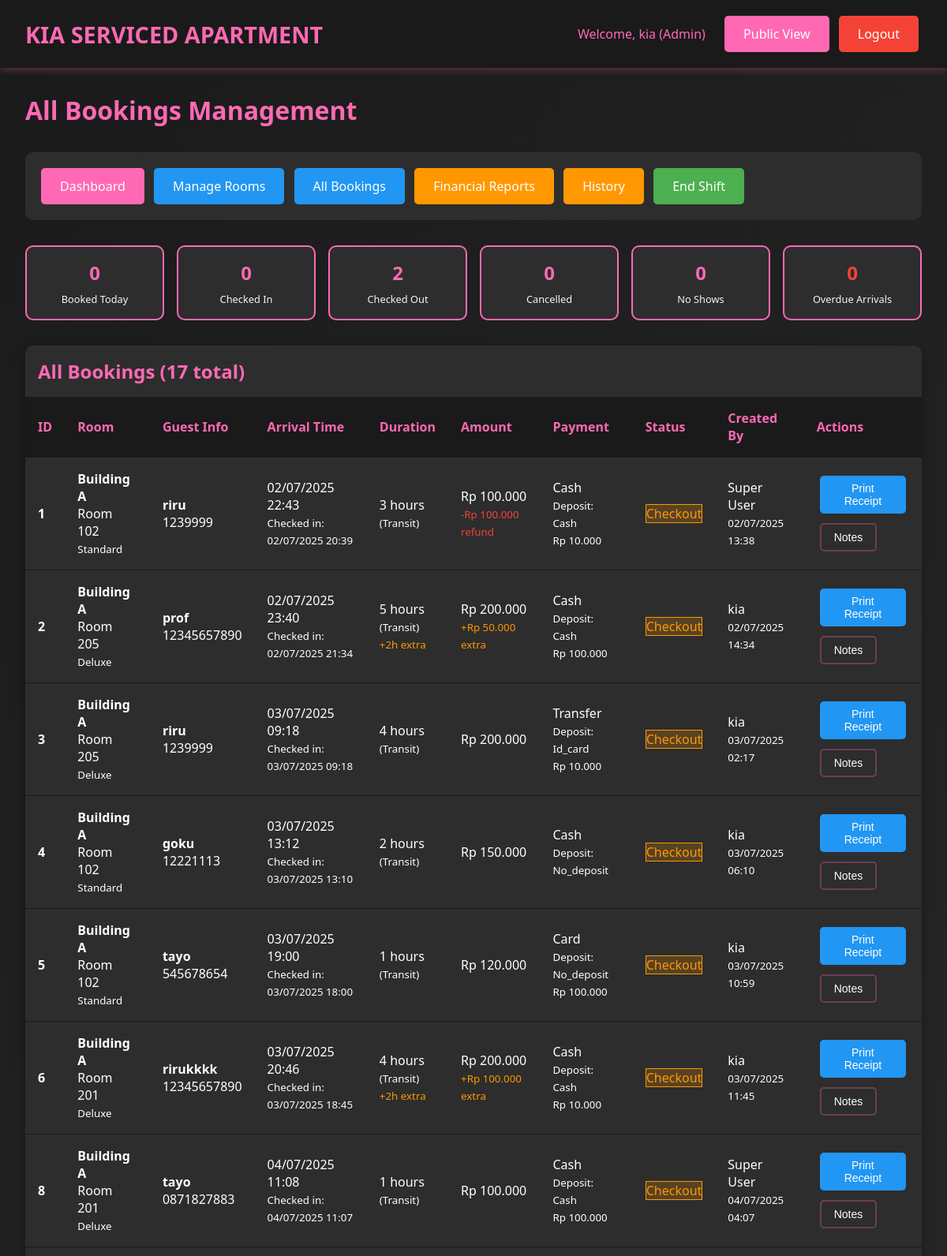
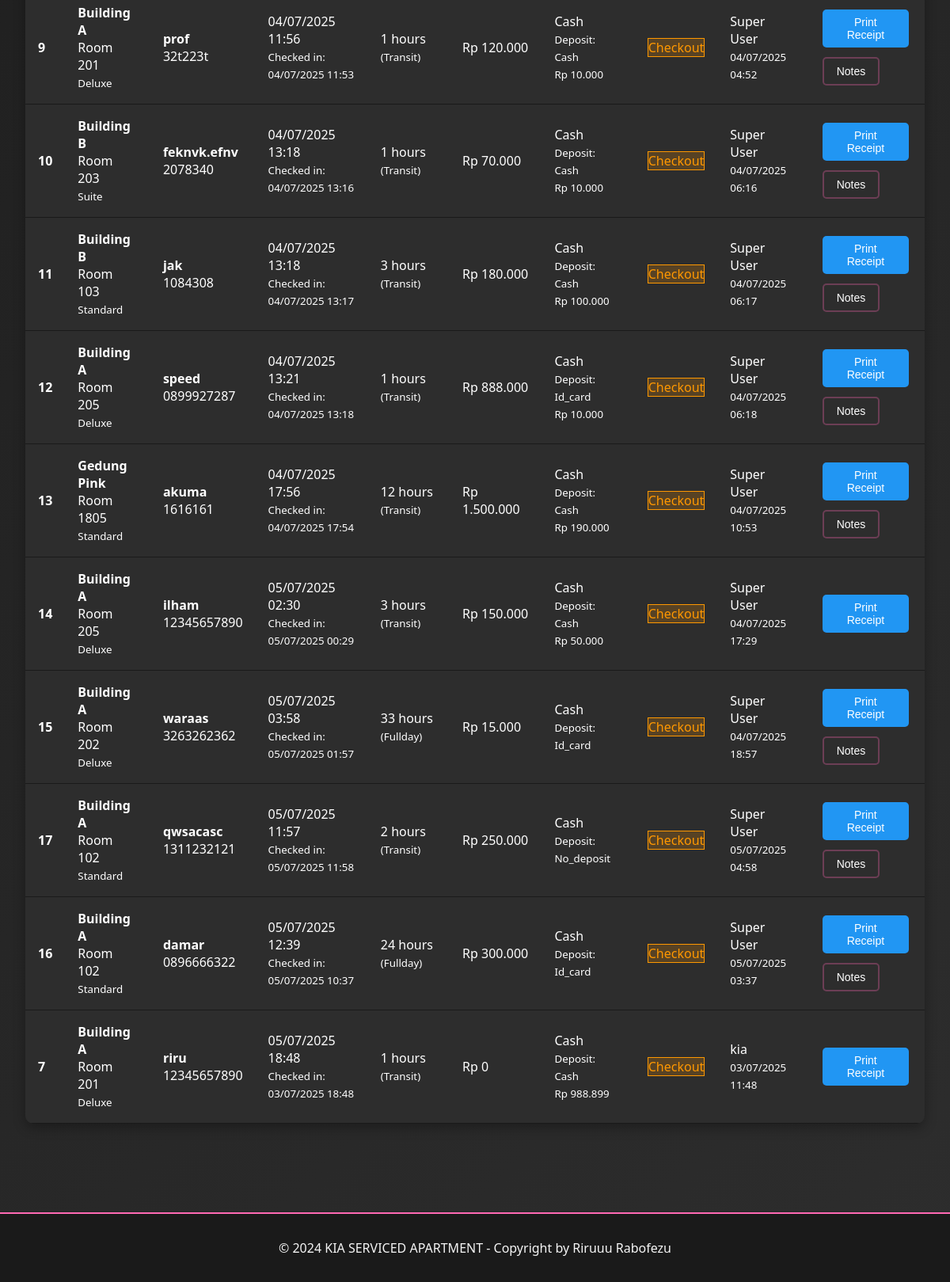
The app's page /admin/bookings.php (signed in), older data (2 pictures, top to bottom).
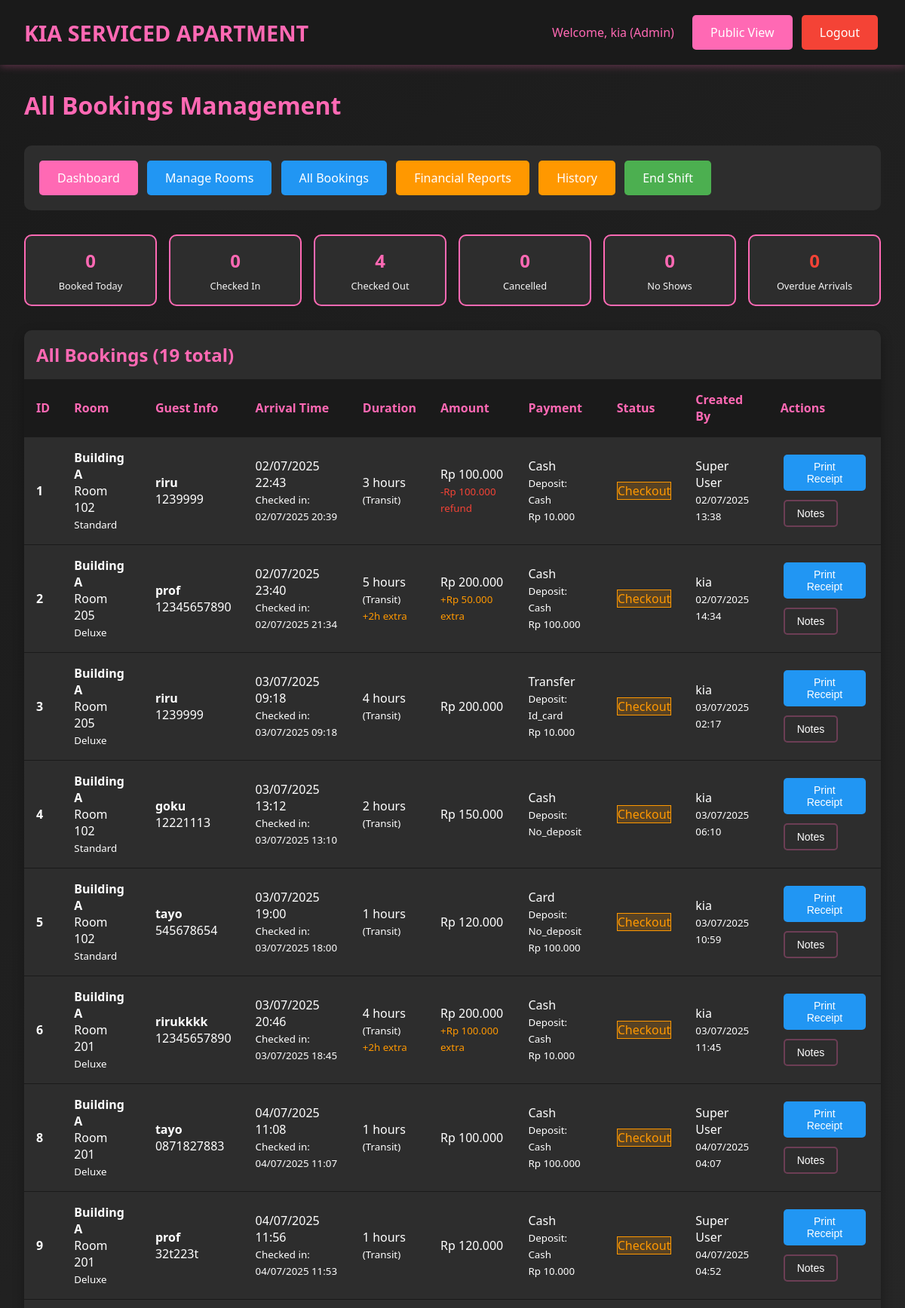
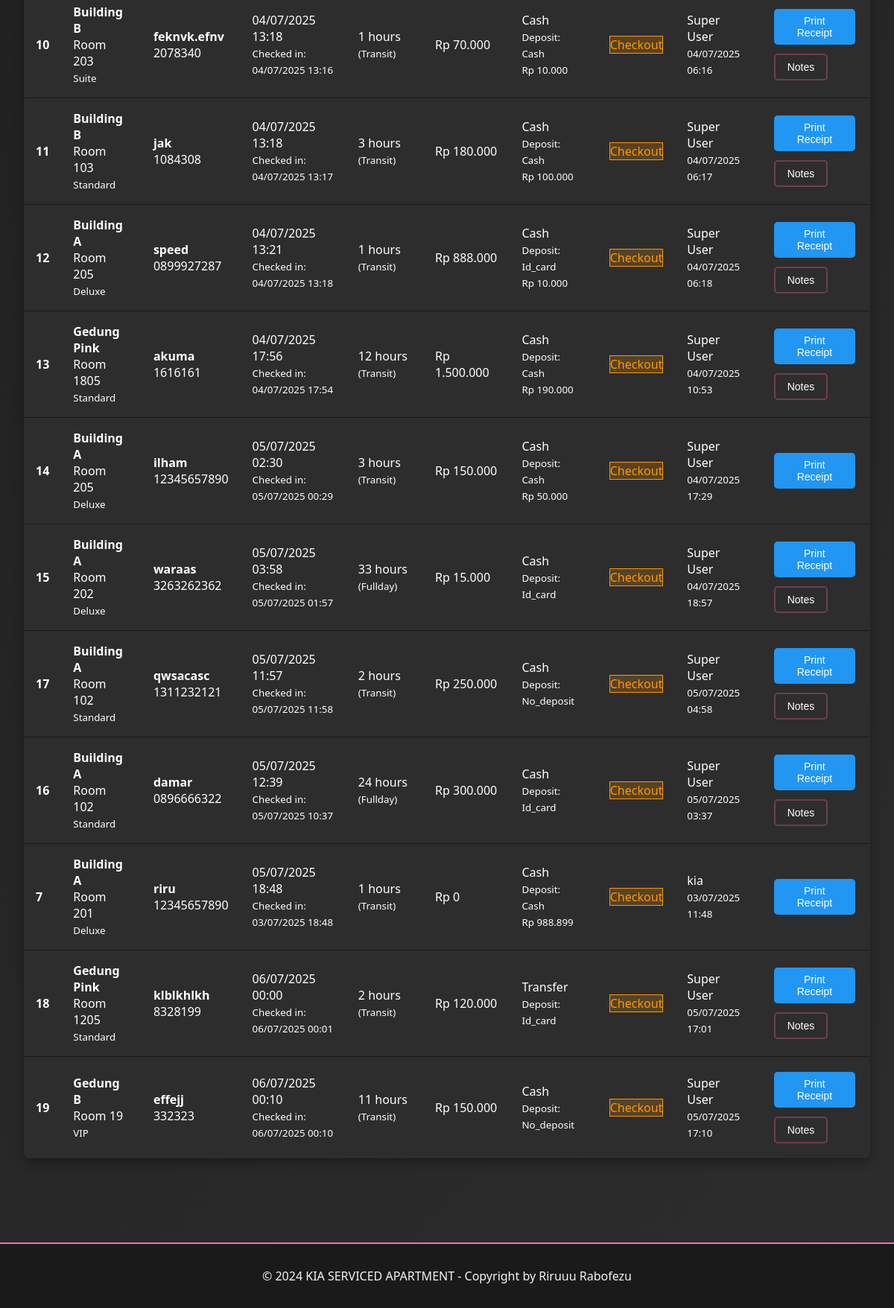
The same page, newer data (2 pictures, top to bottom).
### tables this page shows
CREATE TABLE `bookings` (
  `id` int(11) NOT NULL,
  `room_id` int(11) NOT NULL,
  `guest_name` varchar(100) NOT NULL,
  `arrival_time` datetime NOT NULL,
  `phone_number` varchar(20) NOT NULL,
  `duration_type` enum('transit','fullday') NOT NULL,
  `duration_hours` int(11) NOT NULL,
  `price_amount` decimal(10,2) NOT NULL,
  `payment_method` varchar(50) NOT NULL,
  `deposit_type` enum('cash','id_card','no_deposit') NOT NULL,
  `deposit_amount` decimal(10,2) DEFAULT 0.00,
  `notes` text DEFAULT NULL,
  `status` enum('booked','checkin','checkout','cancelled','no_show','completed') DEFAULT 'booked',
  `checkin_time` datetime DEFAULT NULL,
  `checkout_time` datetime DEFAULT NULL,
  `extra_time_hours` int(11) DEFAULT 0,
  `extra_time_amount` decimal(10,2) DEFAULT 0.00,
  `refund_amount` decimal(10,2) DEFAULT 0.00,
  `refund_method` varchar(50) DEFAULT NULL,
  `created_by` int(11) NOT NULL,
  `created_at` timestamp NOT NULL DEFAULT current_timestamp(),
  `updated_at` timestamp NOT NULL DEFAULT current_timestamp() ON UPDATE current_timestamp()
);

CREATE TABLE `rooms` (
  `id` int(11) NOT NULL,
  `location` varchar(100) NOT NULL,
  `floor_number` int(11) NOT NULL,
  `room_number` varchar(20) NOT NULL,
  `room_type` varchar(50) NOT NULL,
  `wifi_name` varchar(100) DEFAULT NULL,
  `wifi_password` varchar(100) DEFAULT NULL,
  `status` enum('ready','booked','checkin','checkout') DEFAULT 'ready',
  `created_at` timestamp NOT NULL DEFAULT current_timestamp(),
  `updated_at` timestamp NOT NULL DEFAULT current_timestamp() ON UPDATE current_timestamp()
);

CREATE TABLE `users` (
  `id` int(11) NOT NULL,
  `username` varchar(50) NOT NULL,
  `password` varchar(255) NOT NULL,
  `full_name` varchar(100) NOT NULL,
  `role` enum('superuser','admin','cashier') NOT NULL,
  `created_at` timestamp NOT NULL DEFAULT current_timestamp(),
  `updated_at` timestamp NOT NULL DEFAULT current_timestamp() ON UPDATE current_timestamp()
);

### includes/config.php (called while the page is built, shortened)
<?php
function formatCurrency($amount) {
    return 'Rp ' . number_format($amount, 0, ',', '.');
}
function formatDateTime($datetime) {
    return date('d/m/Y H:i', strtotime($datetime));
}
?>

### admin/bookings.php (the view, shortened to what this page needs)
<?php
require_once "../includes/config.php";
$sql = "SELECT b.*, r.room_number, r.location, r.room_type, u.full_name as created_by_name
        FROM bookings b
        JOIN rooms r ON b.room_id = r.id
        JOIN users u ON b.created_by = u.id
        ORDER BY
            CASE
                WHEN b.status = \"booked\" AND b.arrival_time < NOW() THEN 1
                WHEN b.status = \"booked\" THEN 2
                WHEN b.status = \"checkin\" THEN 3
                WHEN b.status = \"checkout\" THEN 4
                ELSE 5
            END,
            b.arrival_time ASC";
$stmt = $pdo->prepare($sql);
$stmt->execute();
$bookings = $stmt->fetchAll();
$stmt = $pdo->query("SELECT
    COUNT(CASE WHEN status = \"booked\" THEN 1 END) as booked,
    COUNT(CASE WHEN status = \"checkin\" THEN 1 END) as checkin,
    COUNT(CASE WHEN status = \"checkout\" THEN 1 END) as checkout,
    COUNT(CASE WHEN status = \"cancelled\" THEN 1 END) as cancelled,
    COUNT(CASE WHEN status = \"no_show\" THEN 1 END) as no_show,
    COUNT(CASE WHEN status = \"booked\" AND arrival_time < NOW() THEN 1 END) as overdue
    FROM bookings
    WHERE DATE(created_at) = CURDATE()");
$stats = $stmt->fetch();
?>
<!DOCTYPE html>
<html lang="id">
<head>
    <link rel="stylesheet" href="../assets/css/style.css">
</head>
<body>
    <header class="header">
        <div class="header-content">
            <a href="../index.php" class="logo">KIA SERVICED APARTMENT</a>
            <div>
                <span style="color: var(--primary-pink); margin-right: 1rem;">
                    Welcome, <?php echo htmlspecialchars($_SESSION["full_name"]); ?> (<?php echo ucfirst($_SESSION["user_role"]); ?>)
                </span>
                <a href="../index.php" class="btn btn-primary">Public View</a>
                <a href="../includes/logout.php" class="btn btn-danger">Logout</a>
            </div>
        </div>
    </header>
    <div class="container">
        <h1 style="color: var(--primary-pink); margin-bottom: 2rem;">All Bookings Management</h1>
        <div style="background: var(--dark-gray); padding: 1rem; border-radius: 10px; margin-bottom: 2rem;">
            <a href="dashboard.php" class="btn btn-primary">Dashboard</a>
            <a href="rooms.php" class="btn btn-info">Manage Rooms</a>
            <a href="bookings.php" class="btn btn-info">All Bookings</a>
            <a href="reports.php" class="btn btn-warning">Financial Reports</a>
            <a href="history.php" class="btn btn-warning">History</a>
            <a href="shift_report.php" class="btn btn-success">End Shift</a>
        </div>
        <div class="booking-stats">
            <div class="stat-card">
                <div class="stat-number"><?php echo $stats["booked"]; ?></div>
                <div class="stat-label">Booked Today</div>
            </div>
            <div class="stat-card">
                <div class="stat-number"><?php echo $stats["checkin"]; ?></div>
                <div class="stat-label">Checked In</div>
            </div>
            <div class="stat-card">
                <div class="stat-number"><?php echo $stats["checkout"]; ?></div>
                <div class="stat-label">Checked Out</div>
            </div>
            <div class="stat-card">
                <div class="stat-number"><?php echo $stats["cancelled"]; ?></div>
                <div class="stat-label">Cancelled</div>
            </div>
            <div class="stat-card">
                <div class="stat-number"><?php echo $stats["no_show"]; ?></div>
                <div class="stat-label">No Shows</div>
            </div>
            <div class="stat-card">
                <div class="stat-number" style="color: var(--danger);"><?php echo $stats["overdue"]; ?></div>
                <div class="stat-label">Overdue Arrivals</div>
            </div>
        </div>
        <div class="table-container">
            <h2 style="color: var(--primary-pink); margin: 1rem;">
                All Bookings (<?php echo count($bookings); ?> total)
            </h2>
            <div style="overflow-x: auto;">
                <table class="table">
                    <thead>
                        <tr>
                            <th>ID</th>
                            <th>Room</th>
                            <th>Guest Info</th>
                            <th>Arrival Time</th>
                            <th>Duration</th>
                            <th>Amount</th>
                            <th>Payment</th>
                            <th>Status</th>
                            <th>Created By</th>
                            <th>Actions</th>
                        </tr>
                    </thead>
                    <tbody>
                        <?php foreach ($bookings as $booking): ?>
                            <?php
                            $is_overdue = ($booking["status"] == "booked" && strtotime($booking["arrival_time"]) < time());
                            $total_amount = $booking["price_amount"] + $booking["extra_time_amount"];
                            $total_hours = $booking["duration_hours"] + $booking["extra_time_hours"];
                            ?>
                            <tr class="booking-row <?php echo $is_overdue ? "overdue" : ""; ?>">
                                <td>
                                    <strong><?php echo $booking["id"]; ?></strong>
                                </td>
                                <td>
                                    <strong><?php echo htmlspecialchars($booking["location"]); ?></strong><br>
                                    Room <?php echo htmlspecialchars($booking["room_number"]); ?><br>
                                    <small><?php echo htmlspecialchars($booking["room_type"]); ?></small>
                                </td>
                                <td>
                                    <strong><?php echo htmlspecialchars($booking["guest_name"]); ?></strong><br>
                                    <?php echo htmlspecialchars($booking["phone_number"]); ?>
                                </td>
                                <td>
                                    <?php echo formatDateTime($booking["arrival_time"]); ?>
                                    <?php if ($booking["checkin_time"]): ?>
                                        <br><small>Checked in: <?php echo formatDateTime($booking["checkin_time"]); ?></small>
                                    <?php endif; ?>
                                </td>
                                <td>
                                    <?php echo $total_hours; ?> hours<br>
                                    <small>(<?php echo ucfirst($booking["duration_type"]); ?>)</small>
                                    <?php if ($booking["extra_time_hours"] > 0): ?>
                                        <br><small style="color: var(--warning);">+<?php echo $booking["extra_time_hours"]; ?>h extra</small>
                                    <?php endif; ?>
                                </td>
                                <td>
                                    <?php echo formatCurrency($total_amount); ?>
                                    <?php if ($booking["extra_time_amount"] > 0): ?>
                                        <br><small style="color: var(--warning);">+<?php echo formatCurrency($booking["extra_time_amount"]); ?> extra</small>
                                    <?php endif; ?>
                                    <?php if ($booking["refund_amount"] > 0): ?>
                                        <br><small style="color: var(--danger);">-<?php echo formatCurrency($booking["refund_amount"]); ?> refund</small>
                                    <?php endif; ?>
                                </td>
                                <td>
                                    <?php echo ucfirst($booking["payment_method"]); ?><br>
                                    <small>Deposit: <?php echo ucfirst($booking["deposit_type"]); ?></small>
                                    <?php if ($booking["deposit_amount"] > 0): ?>
                                        <br><small><?php echo formatCurrency($booking["deposit_amount"]); ?></small>
                                    <?php endif; ?>
                                </td>
                                <td>
                                    <span class="status-<?php echo $booking["status"]; ?>">
                                        <?php echo ucfirst(str_replace("_", " ", $booking["status"])); ?>
                                    </span>
                                </td>
                                <td>
                                    <?php echo htmlspecialchars($booking["created_by_name"]); ?><br>
                                    <small><?php echo formatDateTime($booking["created_at"]); ?></small>
                                </td>
                                <td>
                                    <div class="booking-actions">
                                        <?php if ($booking["status"] == "booked"): ?>
                                            <?php if ($is_overdue): ?>
                                                <button onclick="confirmArrival(<?php echo $booking["id"]; ?>)"
                                                        class="btn btn-success btn-sm">Confirm Arrival</button>
                                                <button onclick="markNoShow(<?php echo $booking["id"]; ?>)"
                                                        class="btn btn-danger btn-sm">No Show</button>
                                            <?php else: ?>
                                                <button onclick="checkinRoom(<?php echo $booking["id"]; ?>)"
                                                        class="btn btn-success btn-sm">Check In</button>
                                            <?php endif; ?>
                                            <button onclick="cancelBooking(<?php echo $booking["id"]; ?>)"
                                                    class="btn btn-danger btn-sm">Cancel</button>
                                        <?php elseif ($booking["status"] == "checkout"): ?>
                                            <button onclick="printReceipt(<?php echo $booking["id"]; ?>)"
                                                    class="btn btn-info btn-sm">Print Receipt</button>
                                        <?php endif; ?>
                                        <?php if ($booking["notes"]): ?>
                                            <button onclick="showNotes(\"<?php echo htmlspecialchars($booking["notes"], ENT_QUOTES); ?>\")"
                                                    class="btn btn-secondary btn-sm">Notes</button>
                                        <?php endif; ?>
                                    </div>
                                </td>
                            </tr>
                        <?php endforeach; ?>
                    </tbody>
                </table>
            </div>
        </div>
    </div>
    <footer class="footer">
        <p>&copy; 2024 KIA SERVICED APARTMENT - Copyright by Riruuu Rabofezu</p>
    </footer>
</body>
</html>

### assets/css/style.css (style rules this page uses)
* { margin: 0; padding: 0; box-sizing: border-box; }
:root { --primary-pink: #ff69b4; --dark-pink: #e91e63; --light-pink: #ffc0cb; --black: #1a1a1a; --dark-gray: #2d2d2d; --light-gray: #f5f5f5; --white: #ffffff; --success: #4caf50; --warning: #ff9800; --info: #2196f3; --danger: #f44336; }
body { font-family: 'Segoe UI', Tahoma, Geneva, Verdana, sans-serif; background: linear-gradient(135deg, var(--black) 0%, var(--dark-gray) 100%); color: var(--white); min-height: 100vh; }
.header { background: var(--black); padding: 1rem 2rem; box-shadow: 0 2px 10px rgba(255, 105, 180, 0.3); position: sticky; top: 0; z-index: 1000; }
.header-content { display: flex; justify-content: space-between; align-items: center; max-width: 1200px; margin: 0 auto; }
.logo { font-size: 1.8rem; font-weight: bold; color: var(--primary-pink); text-decoration: none; }
.btn { padding: 0.75rem 1.5rem; border: none; border-radius: 5px; cursor: pointer; font-size: 1rem; font-weight: 500; text-decoration: none; display: inline-block; text-align: center; transition: all 0.3s ease; margin: 0.25rem; }
.btn-primary { background: var(--primary-pink); color: var(--white); }
.btn-success { background: var(--success); color: var(--white); }
.btn-warning { background: var(--warning); color: var(--white); }
.btn-info { background: var(--info); color: var(--white); }
.btn-danger { background: var(--danger); color: var(--white); }
.btn-secondary { background: var(--dark-gray); color: var(--white); border: 2px solid rgba(255, 105, 180, 0.3); }
.btn-sm { padding: 0.5rem 1rem; font-size: 0.875rem; }
.container { max-width: 1200px; margin: 0 auto; padding: 2rem; }
.status-checkout { background: var(--danger); color: var(--white); }
.table-container { background: var(--dark-gray); border-radius: 10px; overflow: hidden; box-shadow: 0 5px 15px rgba(0, 0, 0, 0.3); margin: 2rem 0; }
.table { width: 100%; border-collapse: collapse; }
.table th, .table td { padding: 1rem; text-align: left; border-bottom: 1px solid var(--black); }
.table th { background: var(--black); color: var(--primary-pink); font-weight: bold; }
.footer { background: var(--black); text-align: center; padding: 2rem; margin-top: 3rem; border-top: 2px solid var(--primary-pink); }
.footer p { color: var(--light-gray); margin: 0; }
.status-checkout { background: rgba(255, 152, 0, 0.2); color: var(--warning); border: 1px solid var(--warning); }

### admin/bookings.php (style rules this page uses)
.booking-stats { display: grid; grid-template-columns: repeat(auto-fit, minmax(150px, 1fr)); gap: 1rem; margin-bottom: 2rem; }
.stat-card { background: var(--dark-gray); padding: 1rem; border-radius: 10px; text-align: center; border: 2px solid var(--primary-pink); }
.stat-number { font-size: 1.5rem; font-weight: bold; color: var(--primary-pink); margin-bottom: 0.5rem; }
.stat-label { color: var(--light-gray); font-size: 0.8rem; }
.booking-actions { display: flex; gap: 0.25rem; flex-wrap: wrap; }

Row changes from the older to the newer data that the page shows:
added bookings: id "18", room.location "Gedung Pink", room.room_number "1205", room.room_type "Standard", guest_name "klblkhlkh", phone_number "8328199", arrival_time "06/07/2025 00:00", checkin_time "06/07/2025 00:01", duration_hours "2", duration_type "Transit", formatCurrency($total_amount) "Rp 120.000", payment_method "Transfer", deposit_type "Id_card", status "Checkout", created_by.full_name "Super User", created_at "05/07/2025 17:01"
added bookings: id "19", room.location "Gedung B", room.room_number "19", room.room_type "VIP", guest_name "effejj", phone_number "332323", arrival_time "06/07/2025 00:10", checkin_time "06/07/2025 00:10", duration_hours "11", duration_type "Transit", formatCurrency($total_amount) "Rp 150.000", payment_method "Cash", deposit_type "No_deposit", status "Checkout", created_by.full_name "Super User", created_at "05/07/2025 17:10"
Text that changed along with them:
$stats["checkout"]: "2" → "4"
count($bookings): "17" → "19"
